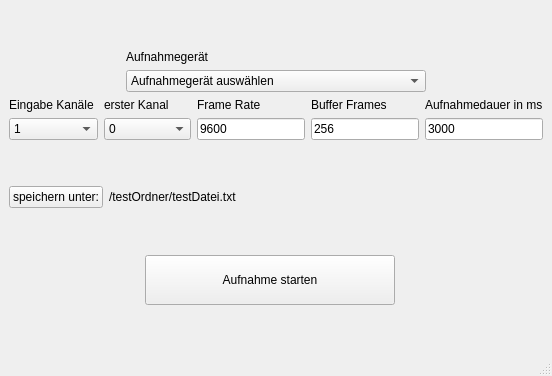
<?xml version="1.0" encoding="UTF-8"?>
<ui version="4.0">
 <class>MainWindow</class>
 <widget class="QMainWindow" name="MainWindow">
  <property name="geometry">
   <rect>
    <x>0</x>
    <y>0</y>
    <width>552</width>
    <height>376</height>
   </rect>
  </property>
  <property name="windowTitle">
   <string>MainWindow</string>
  </property>
  <widget class="QWidget" name="centralwidget">
   <layout class="QGridLayout" name="gridLayout">
    <item row="7" column="0">
     <spacer name="verticalSpacer_2">
      <property name="orientation">
       <enum>Qt::Vertical</enum>
      </property>
      <property name="sizeHint" stdset="0">
       <size>
        <width>20</width>
        <height>40</height>
       </size>
      </property>
     </spacer>
    </item>
    <item row="2" column="0" colspan="3">
     <layout class="QHBoxLayout" name="horizontalLayout_4">
      <item>
       <layout class="QHBoxLayout" name="horizontalLayout_2">
        <item>
         <layout class="QVBoxLayout" name="inputChannels">
          <item>
           <widget class="QLabel" name="labelInputChannel">
            <property name="text">
             <string>Eingabe Kanäle </string>
            </property>
           </widget>
          </item>
          <item>
           <widget class="QComboBox" name="comboBoxIputChannels">
            <property name="sizePolicy">
             <sizepolicy hsizetype="Expanding" vsizetype="Fixed">
              <horstretch>0</horstretch>
              <verstretch>0</verstretch>
             </sizepolicy>
            </property>
            <item>
             <property name="text">
              <string>1</string>
             </property>
            </item>
            <item>
             <property name="text">
              <string>2</string>
             </property>
            </item>
           </widget>
          </item>
         </layout>
        </item>
        <item>
         <layout class="QVBoxLayout" name="firstChannel">
          <item>
           <widget class="QLabel" name="labelFirstChannel">
            <property name="text">
             <string>erster Kanal</string>
            </property>
           </widget>
          </item>
          <item>
           <widget class="QComboBox" name="comboBoxFirstChannel">
            <property name="sizePolicy">
             <sizepolicy hsizetype="Expanding" vsizetype="Fixed">
              <horstretch>0</horstretch>
              <verstretch>0</verstretch>
             </sizepolicy>
            </property>
            <item>
             <property name="text">
              <string>0</string>
             </property>
            </item>
            <item>
             <property name="text">
              <string>1</string>
             </property>
            </item>
           </widget>
          </item>
         </layout>
        </item>
        <item>
         <layout class="QVBoxLayout" name="frameRate">
          <item>
           <widget class="QLabel" name="labelFrameRate">
            <property name="text">
             <string>Frame Rate</string>
            </property>
           </widget>
          </item>
          <item>
           <widget class="QLineEdit" name="lineEditFrameRate">
            <property name="text">
             <string>9600</string>
            </property>
           </widget>
          </item>
         </layout>
        </item>
        <item>
         <layout class="QVBoxLayout" name="bufferFrames">
          <item>
           <widget class="QLabel" name="labelBufferFrames">
            <property name="text">
             <string>Buffer Frames</string>
            </property>
           </widget>
          </item>
          <item>
           <widget class="QLineEdit" name="lineEditBufferFrames">
            <property name="text">
             <string>256</string>
            </property>
           </widget>
          </item>
         </layout>
        </item>
        <item>
         <layout class="QVBoxLayout" name="recordTime">
          <item>
           <widget class="QLabel" name="labelRecordTime">
            <property name="text">
             <string>Aufnahmedauer in ms</string>
            </property>
           </widget>
          </item>
          <item>
           <widget class="QLineEdit" name="lineEditRecordTime">
            <property name="text">
             <string>3000</string>
            </property>
           </widget>
          </item>
         </layout>
        </item>
       </layout>
      </item>
     </layout>
    </item>
    <item row="0" column="0">
     <spacer name="verticalSpacer">
      <property name="orientation">
       <enum>Qt::Vertical</enum>
      </property>
      <property name="sizeHint" stdset="0">
       <size>
        <width>20</width>
        <height>40</height>
       </size>
      </property>
     </spacer>
    </item>
    <item row="1" column="0" colspan="3">
     <layout class="QHBoxLayout" name="horizontalLayout">
      <item>
       <spacer name="horizontalSpacer">
        <property name="orientation">
         <enum>Qt::Horizontal</enum>
        </property>
        <property name="sizeHint" stdset="0">
         <size>
          <width>40</width>
          <height>20</height>
         </size>
        </property>
       </spacer>
      </item>
      <item>
       <layout class="QVBoxLayout" name="devices">
        <item>
         <widget class="QLabel" name="labelRecordingDevice">
          <property name="text">
           <string>Aufnahmegerät</string>
          </property>
         </widget>
        </item>
        <item>
         <widget class="QComboBox" name="ComboBoxDevices">
          <property name="sizePolicy">
           <sizepolicy hsizetype="MinimumExpanding" vsizetype="Fixed">
            <horstretch>0</horstretch>
            <verstretch>0</verstretch>
           </sizepolicy>
          </property>
          <property name="minimumSize">
           <size>
            <width>300</width>
            <height>0</height>
           </size>
          </property>
          <item>
           <property name="text">
            <string>Aufnahmegerät auswählen</string>
           </property>
          </item>
         </widget>
        </item>
       </layout>
      </item>
      <item>
       <spacer name="horizontalSpacer_2">
        <property name="orientation">
         <enum>Qt::Horizontal</enum>
        </property>
        <property name="sizeHint" stdset="0">
         <size>
          <width>40</width>
          <height>20</height>
         </size>
        </property>
       </spacer>
      </item>
     </layout>
    </item>
    <item row="6" column="0">
     <layout class="QHBoxLayout" name="horizontalLayout_5">
      <item>
       <spacer name="horizontalSpacer_5">
        <property name="orientation">
         <enum>Qt::Horizontal</enum>
        </property>
        <property name="sizeHint" stdset="0">
         <size>
          <width>40</width>
          <height>20</height>
         </size>
        </property>
       </spacer>
      </item>
      <item>
       <widget class="QPushButton" name="pushButtonStartRecord">
        <property name="sizePolicy">
         <sizepolicy hsizetype="Minimum" vsizetype="Minimum">
          <horstretch>0</horstretch>
          <verstretch>0</verstretch>
         </sizepolicy>
        </property>
        <property name="minimumSize">
         <size>
          <width>250</width>
          <height>50</height>
         </size>
        </property>
        <property name="text">
         <string>Aufnahme starten</string>
        </property>
       </widget>
      </item>
      <item>
       <spacer name="horizontalSpacer_6">
        <property name="orientation">
         <enum>Qt::Horizontal</enum>
        </property>
        <property name="sizeHint" stdset="0">
         <size>
          <width>40</width>
          <height>20</height>
         </size>
        </property>
       </spacer>
      </item>
     </layout>
    </item>
    <item row="4" column="0">
     <layout class="QHBoxLayout" name="horizontalLayout_3">
      <item>
       <widget class="QPushButton" name="ButtonSaveFile">
        <property name="sizePolicy">
         <sizepolicy hsizetype="Fixed" vsizetype="Fixed">
          <horstretch>0</horstretch>
          <verstretch>0</verstretch>
         </sizepolicy>
        </property>
        <property name="text">
         <string>speichern unter:</string>
        </property>
       </widget>
      </item>
      <item>
       <widget class="QLabel" name="labelSaveLocation">
        <property name="text">
         <string>/testOrdner/testDatei.txt</string>
        </property>
       </widget>
      </item>
     </layout>
    </item>
    <item row="5" column="0">
     <spacer name="verticalSpacer_3">
      <property name="orientation">
       <enum>Qt::Vertical</enum>
      </property>
      <property name="sizeHint" stdset="0">
       <size>
        <width>20</width>
        <height>40</height>
       </size>
      </property>
     </spacer>
    </item>
    <item row="3" column="0">
     <spacer name="verticalSpacer_4">
      <property name="orientation">
       <enum>Qt::Vertical</enum>
      </property>
      <property name="sizeHint" stdset="0">
       <size>
        <width>20</width>
        <height>40</height>
       </size>
      </property>
     </spacer>
    </item>
   </layout>
  </widget>
  <widget class="QMenuBar" name="menubar">
   <property name="geometry">
    <rect>
     <x>0</x>
     <y>0</y>
     <width>552</width>
     <height>21</height>
    </rect>
   </property>
  </widget>
  <widget class="QStatusBar" name="statusbar"/>
 </widget>
 <resources/>
 <connections/>
</ui>
